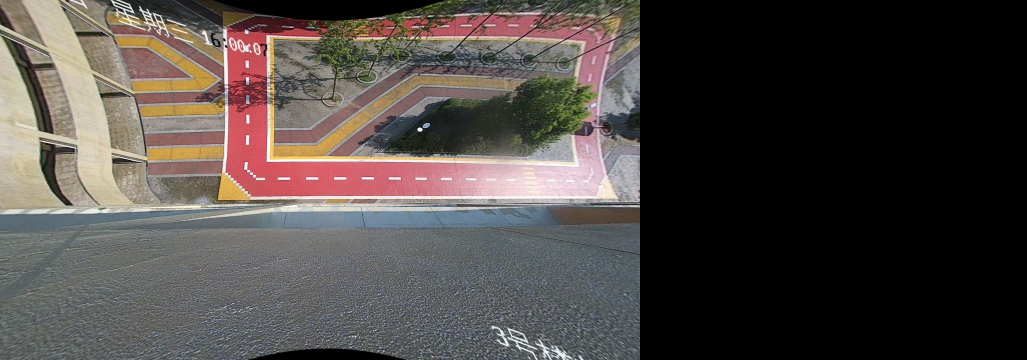
#> input picture images/1_fullsize.jpg, 2053 x 720 px (shown at 1/2 size)
$ python blend.py
#> lines starting #> are read from the running program, lines starting #| are printed output that depends on the picture; after the words box and inside, x2 and y2 are one past the last pixel; in counts of white or black regions, pixels touching at a corner belong together
import cv2
import numpy as np

image_paths = ['images/1_fullsize.jpg', 'images/2_fullsize.jpg', 'images/3_fullsize.jpg']
images = []
for name in image_paths:
    image = cv2.imread(name).astype(np.float32)
    images.append(image)

# generate Gaussian pyramid for images[0]
G = images[0].copy()
gpA = [G]
for i in range(6):
    G = cv2.pyrDown(G)
    # print(G.dtype)
    gpA.append(G)
#> after the loop, gpA = 7 items
# [7 lines of commented-out code are left out]
G = images[1].copy()
gpB = [G]
for i in range(6):
    G = cv2.pyrDown(G)
    gpB.append(G)
#> after the loop, gpB = 7 items
# generate Gaussian pyramid for images[2]
G = images[2].copy()
gpC = [G]
for i in range(6):
    G = cv2.pyrDown(G)
    gpC.append(G)
#> after the loop, gpC = 7 items


depth_of_laplacian = 5
# generate Laplacian Pyramid for images[0]
lpA = [gpA[depth_of_laplacian]]
for i in range(depth_of_laplacian,0,-1):
    GE = cv2.pyrUp(gpA[i])
    # print(GE.shape, gpA[i-1].shape)
    # resize GE to gpA[i-1].shape
    GE = cv2.resize(GE, gpA[i-1].shape[:2][::-1])
    # L = cv2.subtract(gpA[i-1],GE)
    # print(GE.dtype)
    L = gpA[i-1] - GE
    # print(gpA[i-1].shape, GE.shape, L.shape)
    lpA.append(L)
#> after the loop, lpA = 6 items

# generate Laplacian Pyramid for images[1]
lpB = [gpB[depth_of_laplacian]]
for i in range(depth_of_laplacian,0,-1):
    GE = cv2.pyrUp(gpB[i])
    GE = cv2.resize(GE, gpA[i - 1].shape[:2][::-1])
    # L = cv2.subtract(gpB[i-1],GE)
    L = gpB[i-1] - GE
    lpB.append(L)
#> this loop made 5 passes
#> pass 2, `GE = cv2.pyrUp(gpB[i])`:
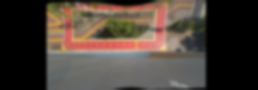
#> GE: shape (90, 258, 3) float32; mean of channels 0, 1, 2 58.2, 66.1, 76.8; drawn as B, G, R
#> after the loop, lpB = 6 items

# generate Laplacian Pyramid for images[2]
lpC = [gpC[depth_of_laplacian]]
for i in range(depth_of_laplacian,0,-1):
    GE = cv2.pyrUp(gpC[i])
    GE = cv2.resize(GE, gpA[i - 1].shape[:2][::-1])
    # L = cv2.subtract(gpC[i-1],GE)
    L = gpC[i-1] - GE
    lpC.append(L)
#> this loop made 5 passes
#> pass 2, `GE = cv2.pyrUp(gpC[i])`:
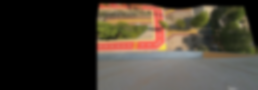
#> GE: shape (90, 258, 3) float32; mean of channels 0, 1, 2 51.8, 61.9, 70.2; drawn as B, G, R
#> after the loop, lpC = 6 items


# human defined boundary
ratio1 = 755/2053
ratio2 = 1182/2053

mix_ratio = 1/80

# blend the piramids
LS = []
for la,lb,lc in zip(lpA,lpB,lpC):
    rows,cols,dpt = la.shape

    boundary1 = int(cols * ratio1)
    boundary2 = int(cols * ratio2)
    halfwidth = int(cols * mix_ratio/2)
    maska = np.concatenate([np.ones(boundary1-halfwidth), np.linspace(1,0,2*halfwidth), np.zeros(cols-boundary1-halfwidth)]).reshape(1,cols,1).repeat(rows, axis=0).repeat(3, axis=2)
    maskb = np.concatenate([np.zeros(boundary1-halfwidth), np.linspace(0, 1, 2*halfwidth), np.ones(boundary2-boundary1-2*halfwidth), np.linspace(1,0,2*halfwidth), np.zeros(cols-boundary2-halfwidth)]).reshape(1,cols,1).repeat(rows, axis=0).repeat(3, axis=2)
    maskc = np.concatenate([np.zeros(boundary2-halfwidth), np.linspace(0, 1, 2*halfwidth), np.ones(cols-boundary2-halfwidth)]).reshape(1,cols,1).repeat(rows, axis=0).repeat(3, axis=2)
    # ls = np.hstack((la[:, 0:int(cols * ratio1)], lb[:, int(cols * ratio1):int(cols * ratio2)], lc[:, int(cols * ratio2):]))
    ls = la * maska + lb * maskb + lc * maskc
    LS.append(ls)
#> this loop made 6 passes
#> (rows, cols, boundary1, boundary2, halfwidth) on passes 1 to 6: (23, 65, 23, 37, 0), (45, 129, 47, 74, 0), (90, 257, 94, 147, 1), (180, 514, 189, 295, 3), (360, 1027, 377, 591, 6), (720, 2053, 755, 1182, 12)
#> pass 1, `maska = np.concatenate([np.ones(boundary1-halfwidth), np.linspace(1,0,..`:
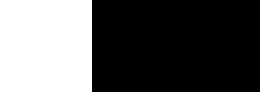
#> maska: shape (23, 65, 3) float64 (shown 4 times larger); values 0 (black) and 1 (white), 35.4% white; 1 white region, box (x1, y1, x2, y2) and area: (0, 0, 23, 23) 529
#> pass 1, `maskc = np.concatenate([np.zeros(boundary2-halfwidth), np.linspace(0, ..`:
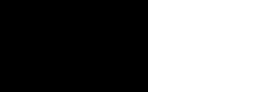
#> maskc: shape (23, 65, 3) float64 (shown 4 times larger); values 0 (black) and 1 (white), 43.1% white; 1 white region, box (x1, y1, x2, y2) and area: (37, 0, 65, 23) 644
#> pass 1, `ls = la * maska + lb * maskb + lc * maskc`:
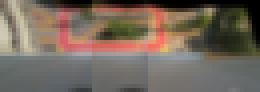
#> ls: shape (23, 65, 3) float64 (shown 4 times larger); mean of channels 0, 1, 2 92.2, 103.7, 116.2; drawn as B, G, R
#> after the loop, LS = 6 items
# reconstruct
ls_ = LS[0]
for i in range(1,depth_of_laplacian+1):
    ls_ = cv2.pyrUp(ls_)
    # print(ls_.dtype, LS[i].dtype)
    ls_ = cv2.resize(ls_, LS[i].shape[:2][::-1])
    # ls_ = cv2.add(ls_, LS[i])
    ls_ = ls_ + LS[i]
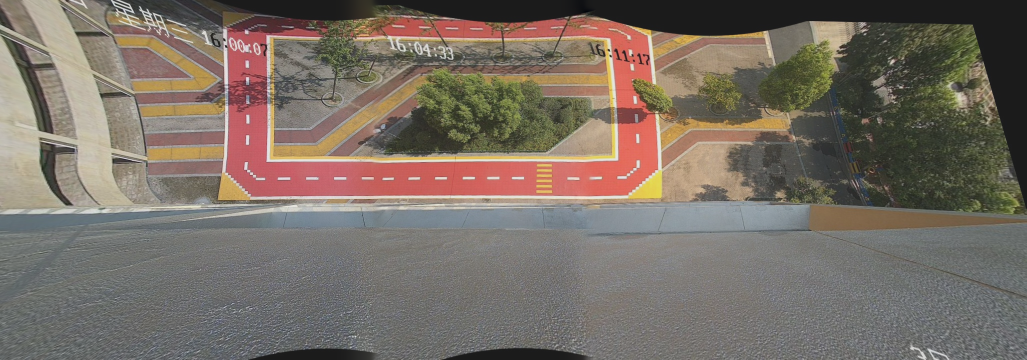
#> ls_: shape (720, 2053, 3) float64 (shown at 1/2 size); mean of channels 0, 1, 2 93.4, 105.2, 118.2; drawn with min black and max white
ls_ = np.clip(ls_, 0, 255).astype(np.uint8)
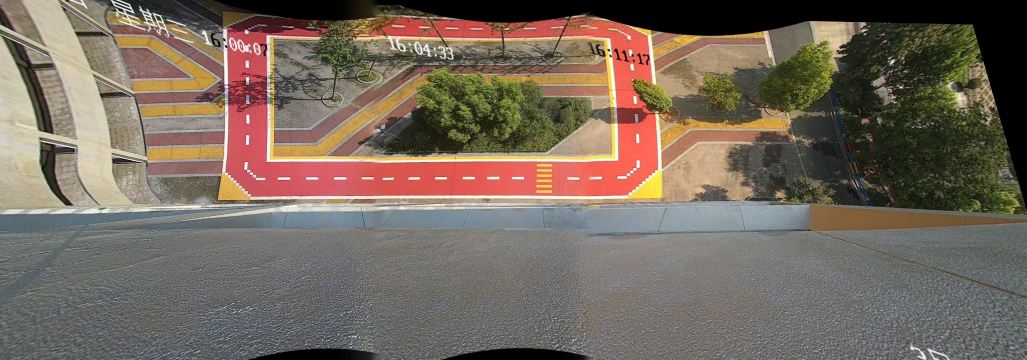
#> ls_: shape (720, 2053, 3) (shown at 1/2 size); mean of channels 0, 1, 2 92.9, 104.7, 117.7; drawn as B, G, R
# image with direct connecting each half
real = np.hstack((images[0][:,:int(cols * ratio1)],images[1][:,int(cols * ratio1):int(cols * ratio2)], images[2][:,int(cols * ratio2):]))
cv2.imwrite('Pyramid_blending.jpg',ls_)
cv2.imwrite('Direct_blending.jpg',real)
